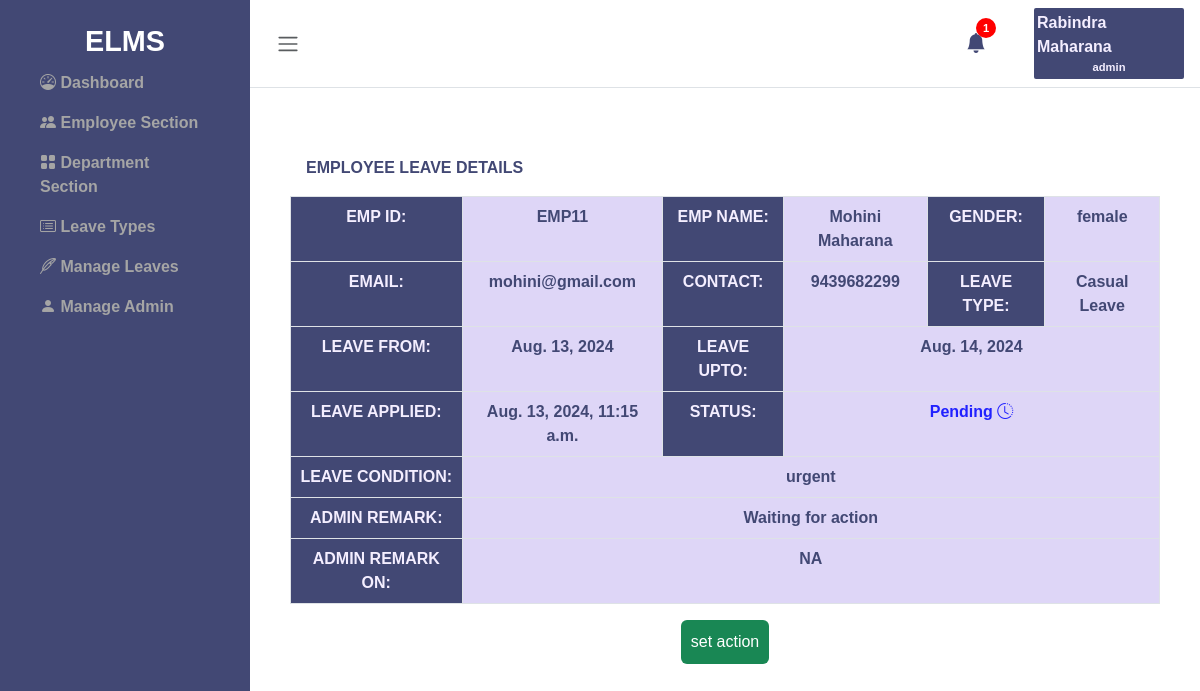
The page /emp_leave_details/14/ (signed in) on the database its author committed.
### leave/models.py (models this page shows, shortened)
class admin_table(models.Model):
    user = models.ForeignKey(User, on_delete=models.CASCADE)
    fullname = models.CharField(max_length=255)
    email = models.EmailField(max_length=255)
    uname = models.CharField(max_length=20)
    passwd = models.CharField(max_length=20)
    creation_date = models.DateTimeField(default=timezone.now)

class leave(models.Model):
    leavetype= models.CharField(max_length=100)
    toDate=models.DateField()
    fromDate = models.DateField()
    description = models.TextField()
    request_date = models.DateTimeField(default=timezone.now)
    adminRemark= models.TextField()
    adminRemarkDate = models.CharField(max_length=255)
    status = models.IntegerField()
    isRead = models.IntegerField()
    eid = models.ForeignKey(employee, on_delete=models.CASCADE)

class employee(models.Model):
    eid = models.CharField(max_length=100)
    fname = models.CharField(max_length=255)
    lname = models.CharField(max_length=255)
    email = models.EmailField(max_length=255)
    phone = models.CharField(max_length=20)
    department = models.CharField(max_length=100)
    gender = models.CharField(max_length=20)
    address = models.TextField()
    city = models.CharField(max_length=255)
    country = models.CharField(max_length=255)
    password = models.CharField(max_length=255)
    status = models.IntegerField(default=1)
    regdate = models.DateTimeField(default=timezone.now)

### leave/views.py (the view)
# urls.py: path('emp_leave_details/<int:id>/', views.emp_leave_details, name = 'emp_leave_details'),
def emp_leave_details(request, id):
    request.session.get('admin_email')
    leave_details = leave.objects.get(id=id)
    emp_details = employee.objects.all()
    dept_details = department.objects.all()
    leave_details.isRead = 1
    leave_details.save()
    admin_email=request.session.get('admin_email')
    admin_details = admin_table.objects.get(email=admin_email)
    notification = leave.objects.filter(isRead = 0).count
    notification_data = reversed(leave.objects.filter(isRead = 0))
    active_emp = employee.objects.filter(status=1)
    inactive_emp = employee.objects.filter(status=0)
    pending = leave.objects.filter(status = 0)
    declined = leave.objects.filter(status = 1)
    approved = leave.objects.filter(status = 2)
    context = {
        'leave_details': leave_details,
        'emp_details': emp_details,
        'dept_details': dept_details,
        'active_emp': active_emp,
        'inactive_emp': inactive_emp,
        'pending': pending,
        'declined': declined,
        'approved': approved,
        'notification': notification,
        'notification_data': notification_data,
        'admin_details': admin_details,
    }
    return render(request, 'admin/emp_leave_details.html', context)

### leave/templates/admin/emp_leave_details.html (shortened to what this page needs)
{% extends "layout.html" %}
{% block content %}
      <div class="wrapper">
          {% include "sidebar.html" %}
          <div class="main">
            {% include "admin/nav.html" %}
              <main class="content px-3 py-2">
                  <div class="container-fluid">
                      <div class="mb-3">
                          <div class="container mt-4">
                            <div class="table-title p-3 d-flex justify-content-between" >
                              <span class="d-flex align-items-center">EMPLOYEE LEAVE DETAILS</span>
                            </div>
                            <table class="table text-center table-bordered progress-table">
                              <tbody>
                                  <tr>
                                    <td scope="row" class="fw-bold" style="background-color:#424874; color:#f4eeff">EMP ID:</td>
                                    <td scope="row" style="background-color:#ded6f7; color:#424874">{{leave_details.eid.eid}}</td>
                                    <td scope="row" class="fw-bold" style="background-color:#424874; color:#f4eeff">EMP NAME:</td>
                                    <td scope="row" style="background-color:#ded6f7; color:#424874">{{leave_details.eid.fname}} {{leave_details.eid.lname}}</td>
                                    <td scope="row" class="fw-bold" style="background-color:#424874; color:#f4eeff">GENDER:</td>
                                    <td scope="row" style="background-color:#ded6f7; color:#424874">{{leave_details.eid.gender}}</td>
                                  </tr>
                                  <tr>
                                    <td scope="row" class="fw-bold" style="background-color:#424874; color:#f4eeff">EMAIL:</td>
                                    <td scope="row" style="background-color:#ded6f7; color:#424874">{{leave_details.eid.email}}</td>
                                    <td scope="row" class="fw-bold" style="background-color:#424874; color:#f4eeff">CONTACT:</td>
                                    <td scope="row" style="background-color:#ded6f7; color:#424874">{{leave_details.eid.phone}}</td>
                                    <td scope="row" class="fw-bold" style="background-color:#424874; color:#f4eeff">LEAVE TYPE:</td>
                                    <td scope="row" style="background-color:#ded6f7; color:#424874">{{leave_details.leavetype}}</td>
                                  </tr>
                                  <tr>
                                    <td scope="row" class="fw-bold" style="background-color:#424874; color:#f4eeff">LEAVE FROM:</td>
                                    <td scope="row" style="background-color:#ded6f7; color:#424874">{{leave_details.fromDate}}</td>
                                    <td scope="row" class="fw-bold" style="background-color:#424874; color:#f4eeff">LEAVE UPTO:</td>
                                    <td scope="row" style="background-color:#ded6f7; color:#424874" colspan="3">{{leave_details.toDate}}</td>
                                  </tr>
                                  <tr>
                                    <td scope="row" class="fw-bold" style="background-color:#424874; color:#f4eeff">LEAVE APPLIED:</td>
                                    <td scope="row" style="background-color:#ded6f7; color:#424874">{{leave_details.request_date}}</td>
                                    <td scope="row" class="fw-bold" style="background-color:#424874; color:#f4eeff">STATUS:</td>
                                    <td scope="row" style="background-color:#ded6f7;" colspan="3">
                                      {% if leave_details.status == 0%}
                                        <span class="pending">Pending <i class="bi bi-clock-history"></i></span>
                                        {% elif leave_details.status == 1%}
                                        <span class="declined">Declined <i class="bi bi-x-circle"></i></span>
                                        {%else%}
                                        <span class="approved">Approved <i class="bi bi-check-circle"></i></span>
                                      {% endif %}
                                    </td>
                                  </tr>
                                  <tr>
                                    <td scope="row" class="fw-bold" style="background-color:#424874; color:#f4eeff">LEAVE CONDITION:</td>
                                    <td scope="row" colspan="12" style="background-color:#ded6f7; color:#424874">{{leave_details.description}}</td>
                                  </tr>
                                  <tr>
                                    <td scope="row" class="fw-bold" style="background-color:#424874; color:#f4eeff">ADMIN REMARK:</td>
                                    <td scope="row" colspan="12" style="background-color:#ded6f7; color:#424874">
                                      {% if leave_details.adminRemark == "" %}
                                      <span>Waiting for action</span>
                                      {% else %}
                                      {{leave_details.adminRemark}}
                                      {% endif %}
                                    </td>
                                  </tr>
                                  <tr>
                                    <td scope="row" class="fw-bold" style="background-color:#424874; color:#f4eeff">ADMIN REMARK ON:</th>
                                    <td scope="row" colspan="12" style="background-color:#ded6f7; color:#424874">
                                      {% if leave_details.adminRemarkDate == "" %}
                                      <span>NA</span>
                                      {% else %}
                                      {{leave_details.adminRemarkDate}}
                                      {% endif %}
                                    </td>
                                  </tr>
                                </tbody>
                              </table>
                              <div class="d-flex justify-content-center">
                                {% if leave_details.status == 0 %}
                                <button type="button" class="btn btn-success" data-bs-toggle="modal" data-bs-target="#leave_details{{leave_details.id}}">set action</button>
                                {% else %}
                                <span></span>
                                {% endif %}
                              </div>
                        </div>
                      </div>
                  </div>
              </main>
          </div>
      </div>
      {% endblock content %}

### leave/templates/admin/nav.html (shortened to what this page needs)
<nav class="navbar navbar-expand px-3 border-bottom">
  <button class="btn" id="toggleSidebar" type="button" >
      <span class="navbar-toggler-icon"></span>
  </button>
  <div class="admin-profile d-flex justify-content-between align-items-center">
    <div  class="notification me-5 fs-5 dropstart">
      <span type="button" class="bi bi-bell-fill position-relative " data-bs-toggle="dropdown" aria-expanded="false">
        {% if notification == 0 %}
        <span></span>
        {% else %}
        <span class="round position-absolute top-0 start-100 translate-middle">
          {{notification}}
        </span>
        {% endif %}
      </span>
    </div>
    <div class="profile dropdown-center" >
      <div class="admin-name" type="button" data-bs-toggle="dropdown" aria-expanded="false">{{admin_details.fullname}}</div>
      <div class="emp-id" type="button" data-bs-toggle="dropdown" aria-expanded="false">{{admin_details.uname}}</div>
      </div>
  </div>
</nav>

### static/css/styles.css (style rules this page uses)
.pending { color: rgb(33, 33, 255); }

### static/css/sidebar.css (style rules this page uses)
* { margin: 0; padding: 0; box-sizing: border-box; }
body, html { height: 100%; font-family:'Gill Sans', 'Gill Sans MT', Calibri, 'Trebuchet MS', sans-serif; font-weight:600; }
.wrapper { display: flex; height: 100%; }
.main { margin-left: 250px; width: 100%; overflow-y: auto; transition: margin-left 0.3s ease; }
.btn { border: none; padding: 10px; cursor: pointer; }
.content { margin-top: 20px; }
.navbar { display: flex; justify-content: space-between; }
.profile { width: 150px; background-color: #424874; display: flex; align-items: center; flex-direction: column; align-items: center; color: #f4eeff; padding: 3px; border-radius: 2px; }
.emp-id { font-size: 0.7rem; }
.round { width: 20px; height: 20px; border-radius: 50%; background-color: red; display: flex; align-items: center; justify-content: center; color: white; font-size: 0.7rem; }
.bi.bi-bell-fill { color: #424874; }
.table-title { color: #424874; }

### rows shown on the page
admin_table: fullname "Rabindra Maharana", uname "admin"
leave: eid.eid "EMP11", eid.fname "Mohini", eid.lname "Maharana", eid.gender "female", eid.email "mohini@gmail.com", eid.phone "9439682299", leavetype "Casual Leave", fromDate "Aug. 13, 2024", toDate "Aug. 14, 2024", request_date "Aug. 13, 2024, 11:15 a.m.", description "urgent"

### other values the page prints
{{ notification }} "1"
